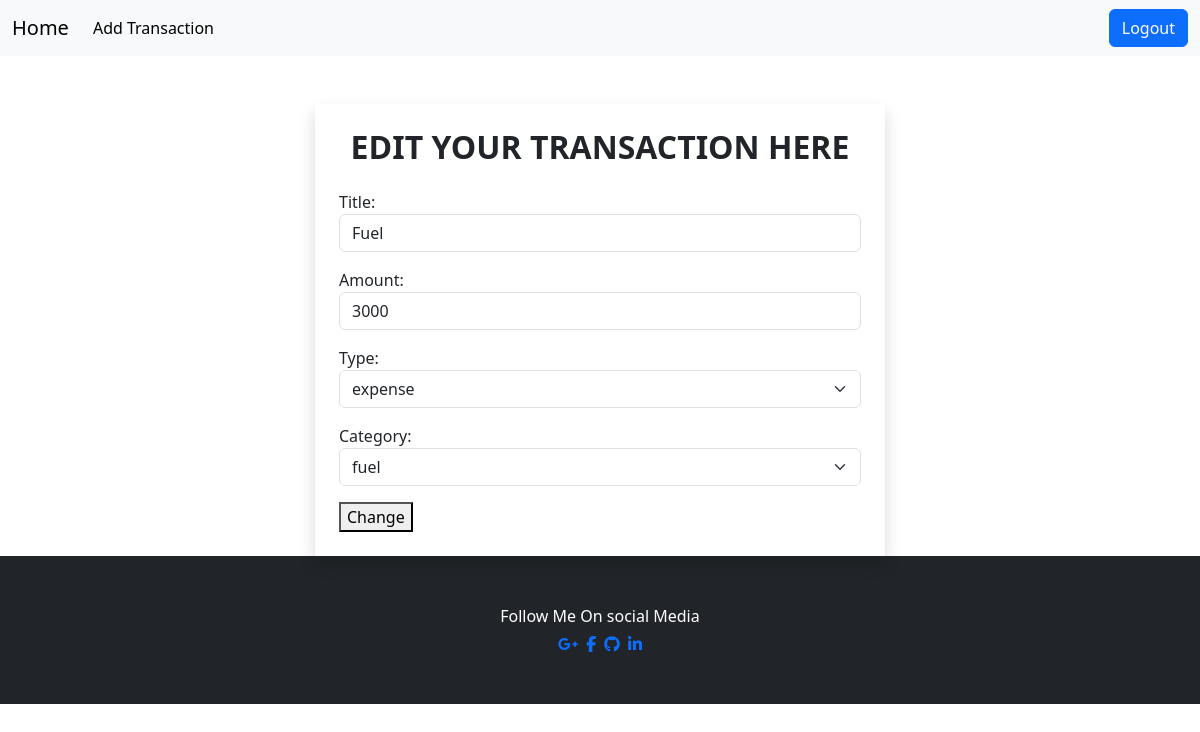
Screenshot of /transactions/7/change/ (signed in) with the database file from the repository.
### revenue/models.py (models this page shows, shortened)
class Transaction(models.Model):
    title=models.CharField(max_length=200)
    amount=models.PositiveIntegerField()
    options=(
        ("expense","expense"),
        ("income","income")
    )
    type=models.CharField(max_length=200,choices=options,default="expense")
    cat_options=(
        ("fuel","fuel"),
        ("food","food"),
        ("entertainment","entertainment"),
        ("emi","emi"),
        ("bills","bills"),
        ("miscellaneous","miscellaneous")
    )
    category=models.CharField(max_length=200,choices=cat_options,default="miscellaneous")
    created_date=models.DateTimeField(auto_now_add=True,blank=True)
    user=models.ForeignKey(User,on_delete=models.CASCADE)

### revenue/views.py (the view, shortened to what this page needs)
# urls.py: path("transactions/<int:pk>/change/",views.TransactionEditView.as_view(),name="transaction-edit"),
@method_decorator(decs,name="dispatch")
class TransactionEditView(View):
    def get(self,request,*args,**kwargs):
        id=kwargs.get("pk")
        transaction_object=Transaction.objects.get(id=id)
        form=TransactionForm(instance=transaction_object)
        return render(request,"transaction_edit.html",{"form":form})

### revenue/views.py
class TransactionForm(forms.ModelForm):
    class Meta:
        model=Transaction
        exclude=("created_date","user")
        widgets={
            "title":forms.TextInput(attrs={"class":"form-control"}),
            "amount":forms.NumberInput(attrs={"class":"form-control"}),
            "type":forms.Select(attrs={"class":"form-control form-select"}),
            "category":forms.Select(attrs={"class":"form-control form-select"})
        }

### revenue/views.py (called while the page is built)
def signin_required(fn):
    def wrapper(request,*args,**kwargs):
        if not request.user.is_authenticated:
            messages.error(request,"invalid session")
            return redirect("signin")
        else:
            return fn(request,*args,**kwargs)
    return wrapper

### revenue/templates/transaction_edit.html (shortened to what this page needs)
{%extends 'base.html'%}
{%block main_block%}
<div class="container">
    <div class="row mt-5">
        <div class="col-3"></div>
        <div class="col-6 p-4 shadow">
            <form action="" method="post">
                <h2 class="text-center fw-bolder">EDIT YOUR TRANSACTION HERE </h2>
                <div class="mt-4">{%csrf_token%}
                    {{form.as_p}}</div>
                <div class="btn-primary"><button type="submit">Change</button></div>
            </form>
        </div>
        <div class="col-3"></div>
    </div>
</div>
{%endblock%}

### rows the page displays
Transaction: title "Fuel", amount "3000", type "expense", category "fuel"
